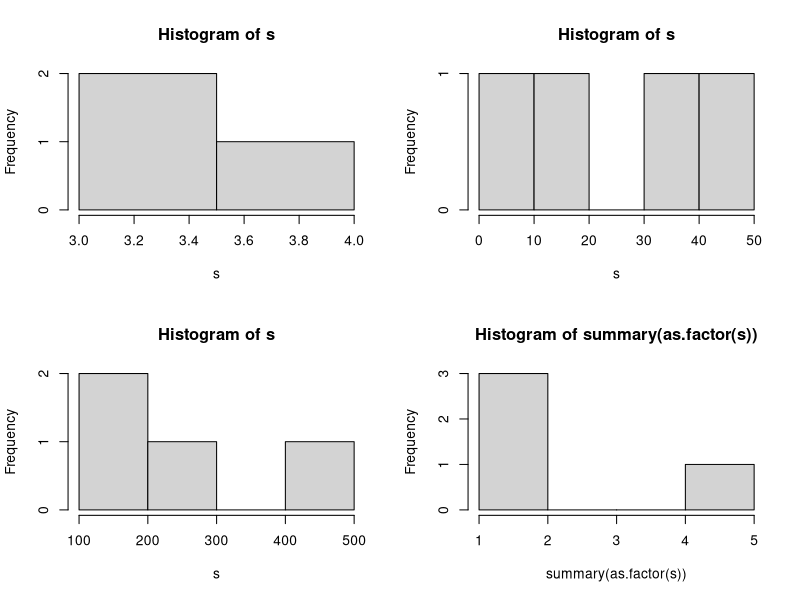

Recreate this plot in R.
# Histogramite ne rabotat

izbori <- c(rep("belo", 10), rep("crno", 6), rep("crveno", 4), rep("sino", 15))

n <- c(10, 100, 1000)

par(mfrow = c(2, 2))

for (ni in n) {
    # so vrakjanje
    s <- summary(as.factor(sample(izbori, ni, TRUE)))
    print(s / ni)
    hist(s, freq = TRUE)
}
print("bez vrakjanje")
s <- sample(izbori, 10, FALSE)
print(summary(as.factor(s)) / 10)
hist(summary(as.factor(s)), freq = TRUE)
